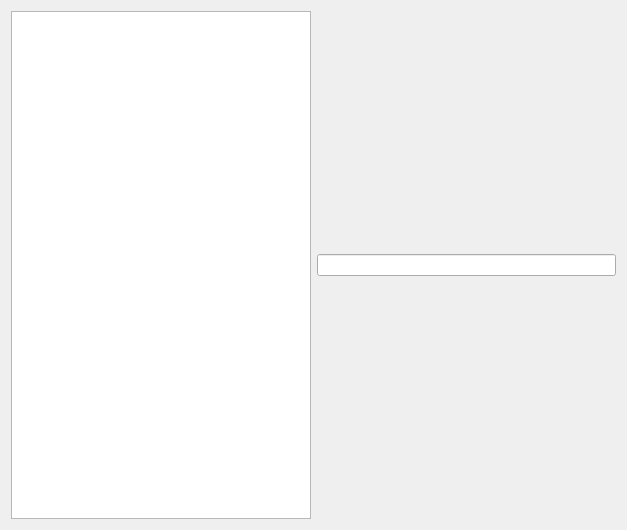
<?xml version="1.0" encoding="UTF-8"?>
<ui version="4.0">
 <class>Cave</class>
 <widget class="QWidget" name="Cave">
  <property name="geometry">
   <rect>
    <x>0</x>
    <y>0</y>
    <width>627</width>
    <height>530</height>
   </rect>
  </property>
  <property name="windowTitle">
   <string>Cave</string>
  </property>
  <layout class="QGridLayout" name="gridLayout">
   <item row="1" column="0">
    <widget class="QTextBrowser" name="text_output"/>
   </item>
   <item row="1" column="1">
    <widget class="QLineEdit" name="user_input"/>
   </item>
   <item row="0" column="0" colspan="2">
    <layout class="QGridLayout" name="cave_layout"/>
   </item>
  </layout>
 </widget>
 <layoutdefault spacing="6" margin="11"/>
 <resources/>
 <connections/>
</ui>
